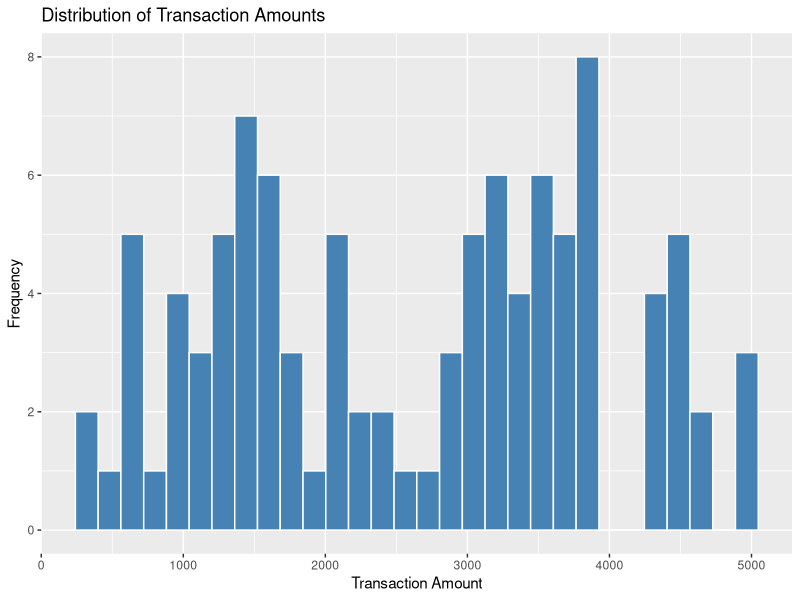
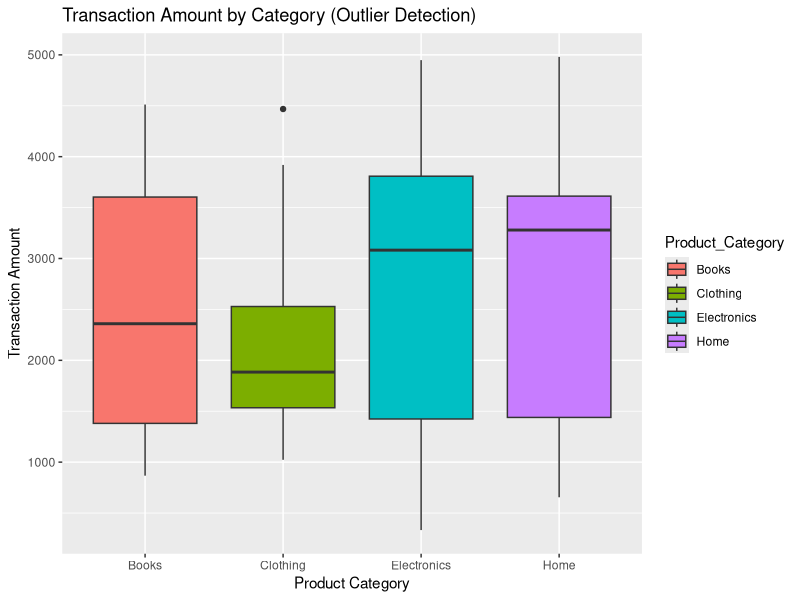
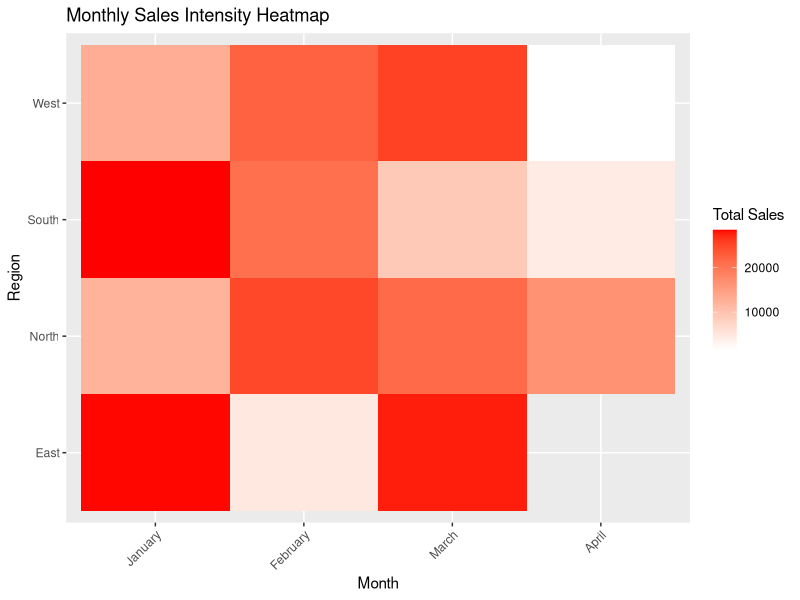

Here is the R script that generated these plots, in order:
#..................
#Roll No : 23BAD076
#..................

library(ggplot2)
library(dplyr)
ecommerce_data <- read.csv("2.ecommerce_transactions.csv")
ecommerce_data$Transaction_Date <- as.Date(ecommerce_data$Transaction_Date)
ecommerce_data$Month <- format(ecommerce_data$Transaction_Date, "%B")
month_order <- c("January", "February", "March", "April", "May", "June", 
                 "July", "August", "September", "October", "November", "December")
ecommerce_data$Month <- factor(ecommerce_data$Month, levels = month_order)

# --- histogram of transaction amounts ---
ggplot(ecommerce_data, aes(x = Transaction_Amount)) +
  geom_histogram(fill = "steelblue", color = "white", bins = 30) +
  labs(title = "Distribution of Transaction Amounts", 
       x = "Transaction Amount", 
       y = "Frequency")

# --- boxplot to detect outliers ---
ggplot(ecommerce_data, aes(x = Product_Category, y = Transaction_Amount, fill = Product_Category)) +
  geom_boxplot() +
  labs(title = "Transaction Amount by Category (Outlier Detection)", 
       x = "Product Category", 
       y = "Transaction Amount")

# --- heatmap of monthly sales intensity ---
heatmap_summary <- ecommerce_data %>%
  group_by(Month, Region) %>%
  summarise(Total_Sales = sum(Transaction_Amount, na.rm = TRUE))
ggplot(heatmap_summary, aes(x = Month, y = Region, fill = Total_Sales)) +
  geom_tile() +
  scale_fill_gradient(low = "white", high = "red") +
  labs(title = "Monthly Sales Intensity Heatmap", 
       x = "Month", 
       y = "Region", 
       fill = "Total Sales") +
  theme(axis.text.x = element_text(angle = 45, hjust = 1))

